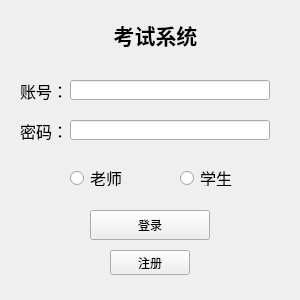
<?xml version="1.0" encoding="UTF-8"?>
<ui version="4.0">
 <author>高颢嘉</author>
 <class>Sign_in_window</class>
 <widget class="QMainWindow" name="Sign_in_window">
  <property name="geometry">
   <rect>
    <x>0</x>
    <y>0</y>
    <width>300</width>
    <height>300</height>
   </rect>
  </property>
  <property name="windowTitle">
   <string>登录</string>
  </property>
  <property name="styleSheet">
   <string notr="true">::Sign_in_window
{
border-image:url(:/sign_in/OIP-C.jpg)
}</string>
  </property>
  <widget class="QWidget" name="centralwidget">
   <widget class="QLabel" name="label">
    <property name="geometry">
     <rect>
      <x>100</x>
      <y>10</y>
      <width>111</width>
      <height>50</height>
     </rect>
    </property>
    <property name="font">
     <font>
      <pointsize>16</pointsize>
      <weight>75</weight>
      <bold>true</bold>
     </font>
    </property>
    <property name="layoutDirection">
     <enum>Qt::LeftToRight</enum>
    </property>
    <property name="frameShadow">
     <enum>QFrame::Plain</enum>
    </property>
    <property name="text">
     <string>考试系统</string>
    </property>
    <property name="alignment">
     <set>Qt::AlignCenter</set>
    </property>
   </widget>
   <widget class="QLineEdit" name="account_Inputer">
    <property name="geometry">
     <rect>
      <x>70</x>
      <y>80</y>
      <width>200</width>
      <height>20</height>
     </rect>
    </property>
   </widget>
   <widget class="QLabel" name="label_2">
    <property name="geometry">
     <rect>
      <x>20</x>
      <y>80</y>
      <width>51</width>
      <height>21</height>
     </rect>
    </property>
    <property name="font">
     <font>
      <pointsize>12</pointsize>
     </font>
    </property>
    <property name="text">
     <string>账号：</string>
    </property>
   </widget>
   <widget class="QLabel" name="label_3">
    <property name="geometry">
     <rect>
      <x>20</x>
      <y>120</y>
      <width>51</width>
      <height>21</height>
     </rect>
    </property>
    <property name="font">
     <font>
      <pointsize>12</pointsize>
     </font>
    </property>
    <property name="text">
     <string>密码：</string>
    </property>
   </widget>
   <widget class="QLineEdit" name="Password_Inputer">
    <property name="geometry">
     <rect>
      <x>70</x>
      <y>120</y>
      <width>200</width>
      <height>20</height>
     </rect>
    </property>
    <property name="echoMode">
     <enum>QLineEdit::Password</enum>
    </property>
   </widget>
   <widget class="QRadioButton" name="Teacher_QRadio">
    <property name="geometry">
     <rect>
      <x>70</x>
      <y>170</y>
      <width>89</width>
      <height>16</height>
     </rect>
    </property>
    <property name="font">
     <font>
      <pointsize>12</pointsize>
     </font>
    </property>
    <property name="text">
     <string>老师</string>
    </property>
   </widget>
   <widget class="QRadioButton" name="Student_QRadio">
    <property name="geometry">
     <rect>
      <x>180</x>
      <y>170</y>
      <width>89</width>
      <height>16</height>
     </rect>
    </property>
    <property name="font">
     <font>
      <pointsize>12</pointsize>
     </font>
    </property>
    <property name="text">
     <string>学生</string>
    </property>
   </widget>
   <widget class="QPushButton" name="sign_in_button">
    <property name="geometry">
     <rect>
      <x>90</x>
      <y>210</y>
      <width>120</width>
      <height>30</height>
     </rect>
    </property>
    <property name="text">
     <string>登录</string>
    </property>
   </widget>
   <widget class="QPushButton" name="sign_up_button">
    <property name="geometry">
     <rect>
      <x>110</x>
      <y>250</y>
      <width>80</width>
      <height>25</height>
     </rect>
    </property>
    <property name="text">
     <string>注册</string>
    </property>
   </widget>
   <widget class="QLabel" name="background_image">
    <property name="geometry">
     <rect>
      <x>0</x>
      <y>0</y>
      <width>301</width>
      <height>301</height>
     </rect>
    </property>
    <property name="text">
     <string/>
    </property>
   </widget>
   <zorder>background_image</zorder>
   <zorder>label</zorder>
   <zorder>account_Inputer</zorder>
   <zorder>label_2</zorder>
   <zorder>label_3</zorder>
   <zorder>Password_Inputer</zorder>
   <zorder>Teacher_QRadio</zorder>
   <zorder>Student_QRadio</zorder>
   <zorder>sign_in_button</zorder>
   <zorder>sign_up_button</zorder>
  </widget>
 </widget>
 <resources/>
 <connections/>
</ui>
